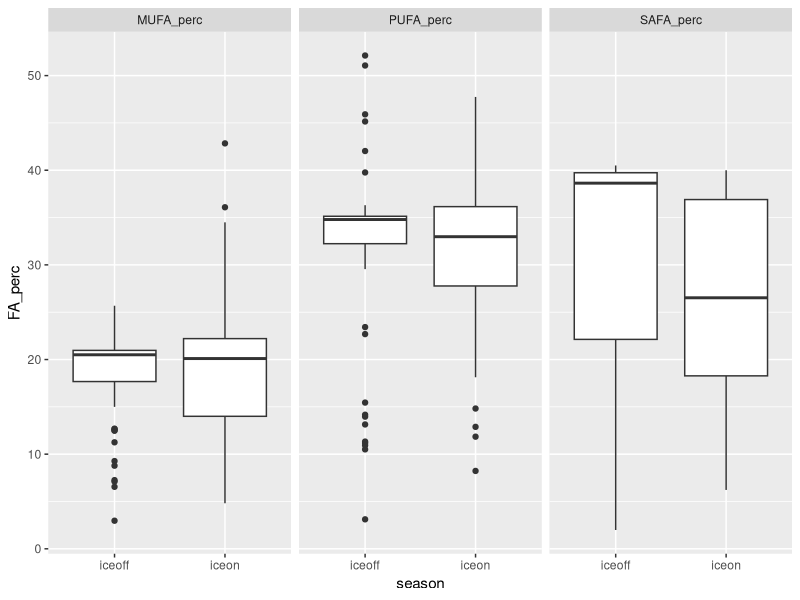
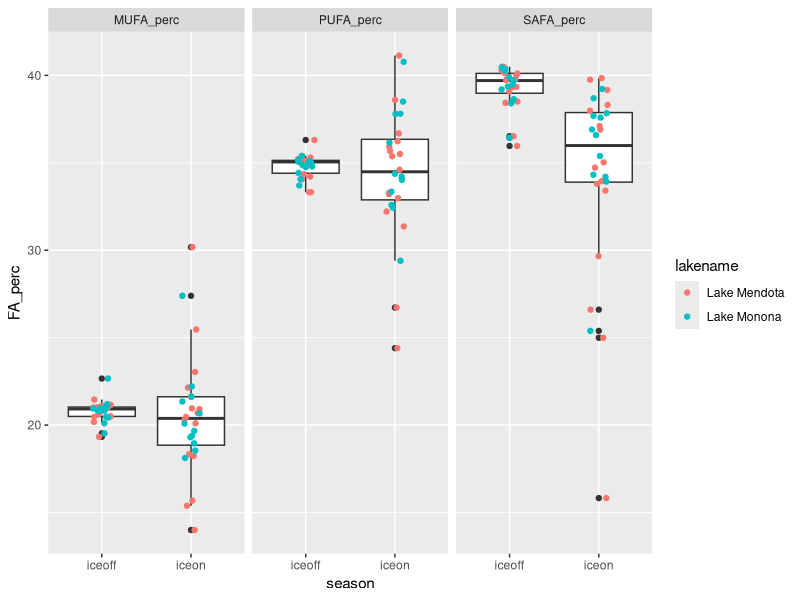
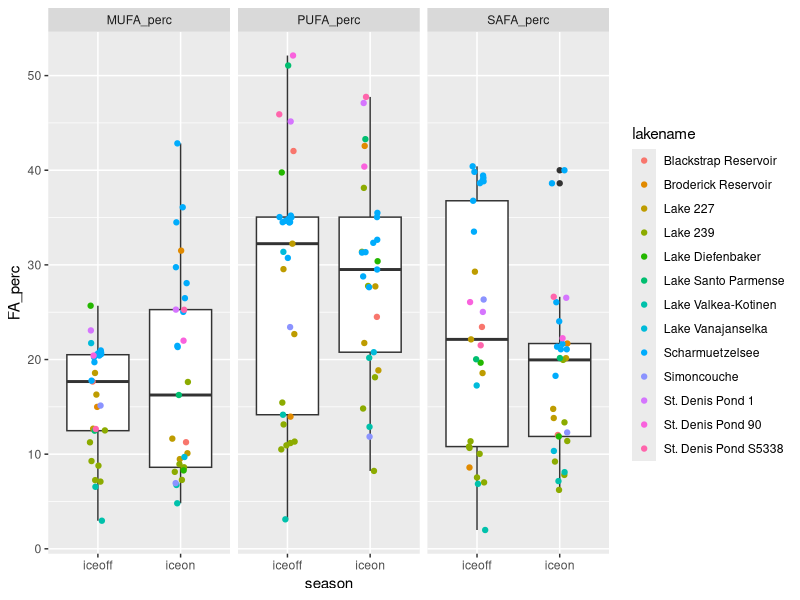
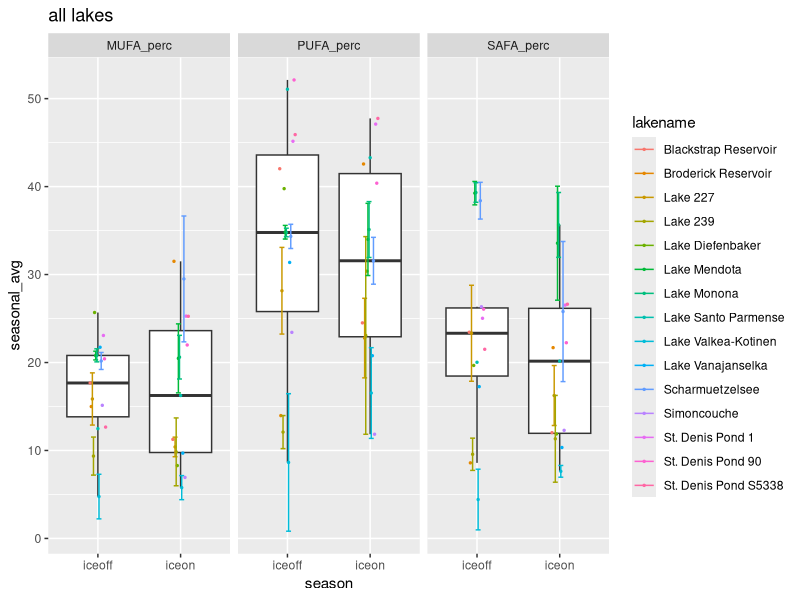
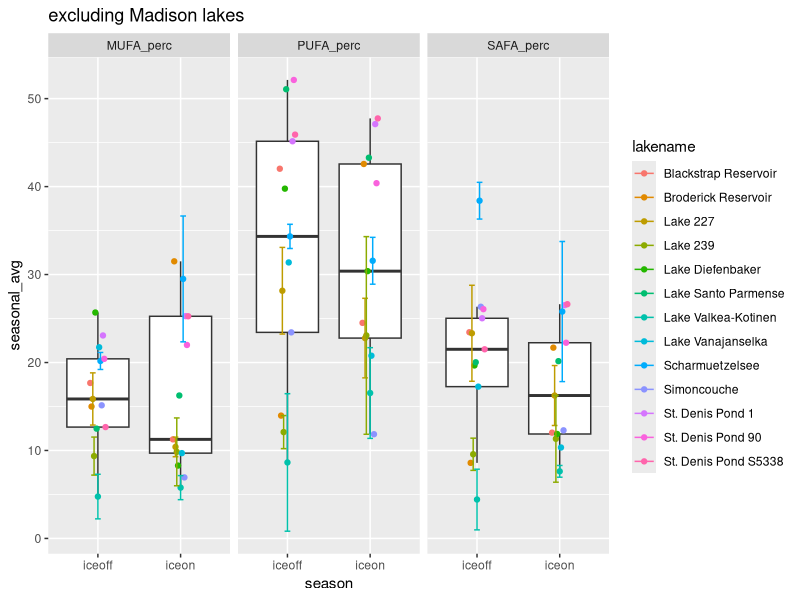
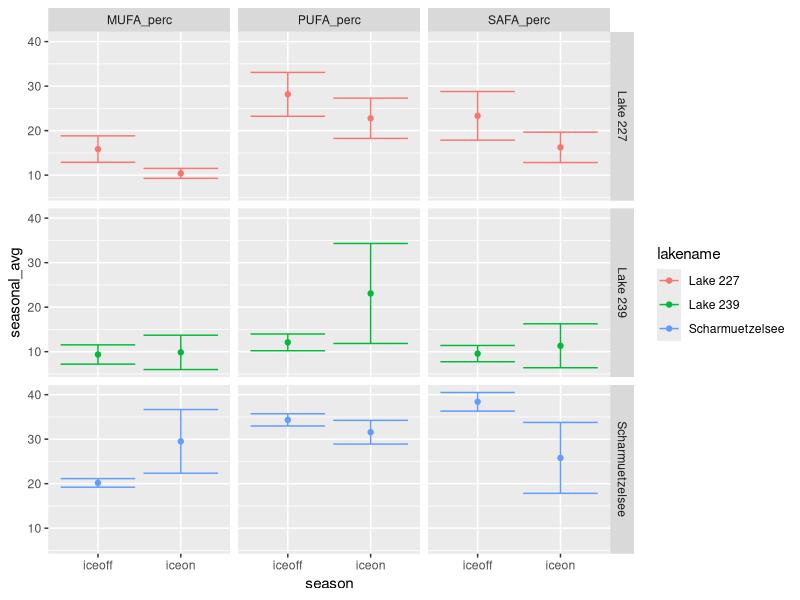
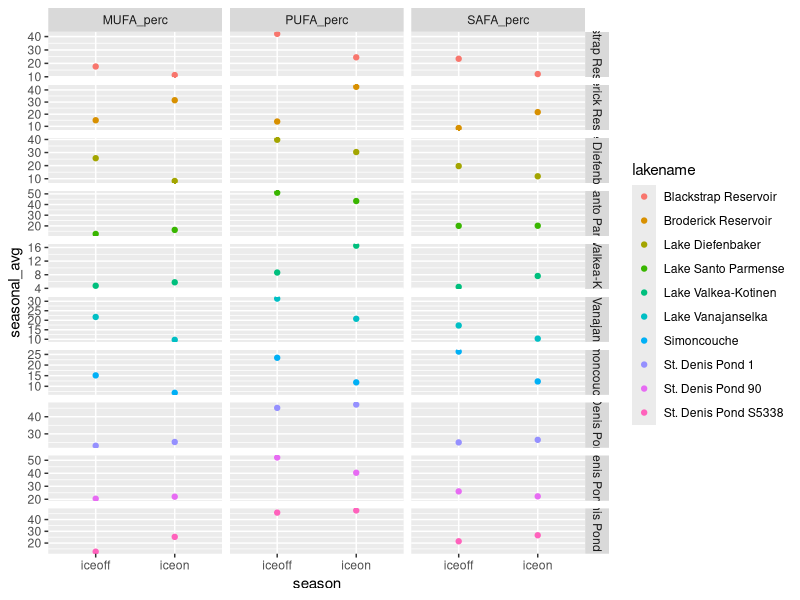

Write R code to recreate these figures, in order.
# Script to look at fatty acids profile under ice vs summer stratification
# uses Hampton et al. ecology under lake ice dataset (ecology letters)
# and Galloway et al PLoS one paper fatty acid dataset

#libraries
library(dplyr)
library(reshape2)
library(tidyr)
library(ggplot2)

#===========================================================================
# ----> read in ecology under lake ice dataset and FA dataset
#===========================================================================

euli_orig <- read.csv("../Data/under_ice_data.csv", stringsAsFactors = FALSE)

fa_orig <- read.csv("../Data/PLoS_supp/S1_Dataset.csv", stringsAsFactors = FALSE)

#===========================================================================
# ----> wrangle ice phyto data
#===========================================================================

euli <- euli_orig %>% 
  #keep only columns of potential interest
  select(year, season, researcher, lakename, stationname, poolstation, lakeregloc, lakecountry,
         startday, startmonth, startyear, endday, endmonth, endyear,
         iceduration, fadata, avesecchidepth, avechla, 
         phytomethod, avephytomass, avephytocount,
         propchloro, propcrypto, propcyano, propdiatom, propdiatom, propotherphyto) %>% 
  #only interested when *not* all NA for phyto props
  filter(!(is.na(propchloro) & is.na(propcrypto) & is.na(propcyano) & 
           is.na(propdiatom) & is.na(propdiatom) & is.na(propotherphyto)))

#some lakes have multiple stations within lake
euli %>% 
  group_by(lakename) %>% 
  summarize(n = n_distinct(stationname)) %>% 
  filter(n > 1) %>% 
  as.data.frame()
#               lakename n
# 1 Blackstrap Reservoir 2
# 2     Lake Diefenbaker 3

euli %>% 
  group_by(lakename) %>% 
  summarize(n = n_distinct(poolstation)) %>% 
  as.data.frame() %>% 
  filter(n > 1)

#1:1 match lakename:poolstation
# filter(euli, lakename %in% c("Blackstrap Reservoir", "Lake Diefenbaker")) %>% select(lakename, stationname, poolstation)

#aggregate to lake/poolstation
euli_lakes_phytos <- euli %>% 
  #start by looking just at pytos, can circle back to incorporate snow/ice/secchi etc.
  select(year, season, lakename, poolstation, 
         propchloro, propcrypto, propcyano, propdiatom, propotherphyto) %>% 
  #group and aggregate
  group_by(lakename, poolstation, year, season) %>% 
  summarize(prop_chloro = mean(propchloro, na.rm = TRUE),
            prop_crypto = mean(propcrypto, na.rm = TRUE),
            prop_cyano = mean(propcyano, na.rm = TRUE),
            prop_diatom = mean(propdiatom, na.rm = TRUE),
            prop_other = mean(propotherphyto, na.rm = TRUE)) %>% 
  ungroup() %>% 
  as.data.frame()
  
summary(euli_lakes_phytos) #40 NA in crypto
str(euli_lakes_phytos) #205

#going to start by using only lakes with *NO NAs* for phytos
euli_phytos_complete <- euli_lakes_phytos %>% 
  filter(!(is.na(prop_chloro) | is.na(prop_crypto) | is.na(prop_cyano) | 
             is.na(prop_diatom) | is.na(prop_other)))
#158 obvs - only "complete" phyto profiles

#24 lakes in total
unique(euli_phytos_complete$lakename) 

#what's the temporal coverage?
#only want ones with matching iceon/iceoff
euli_phytos_complete %>% 
  group_by(lakename) %>% 
  summarize(seasons = n_distinct(season)) %>% 
  as.data.frame() %>% 
  arrange(seasons)

#identity lakes with both seasons per year
multi_seasons <- euli_phytos_complete %>% 
  group_by(lakename, year) %>% 
  summarize(seasons = n_distinct(season)) %>% 
  as.data.frame() %>% 
  arrange(seasons) %>% 
  filter(seasons > 1) %>% 
  mutate(lakeyear = paste(lakename, year, sep = "_"))

#keep only those lake/year/seasons
euli_phytos_complete_matching <- euli_phytos_complete %>% 
  mutate(lakeyear = paste(lakename, year, sep = "_")) %>% 
  filter(lakeyear %in% multi_seasons$lakeyear)

#make sure 1:1 match (i.e., iceon/iceoff in single year for lake - no missing pairs singles)
# euli_phytos_complete_matching %>% 
#   group_by(lakename, year) %>% 
#   summarize(n = n_distinct(season)) %>% 
#   filter(n != 2)
#correct

# filter(euli_phytos_complete, lakename == "Saanajarvi")
# filter(euli, lakename == "Saanajarvi")
#yep...being true to the data, we ignore Saanajarvi
#I think it's actually a goof in the euli data, 
#but moving forward without it...

#check out remaining
str(euli_phytos_complete_matching)
str(unique(euli_phytos_complete_matching$lakename)) 
#15 lakes

#temporal coverage
lake_years <- euli_phytos_complete_matching %>% 
  group_by(lakename) %>% 
  summarize(yrs = n_distinct(year)) %>% 
  arrange(yrs) %>% 
  as.data.frame()
#                lakename yrs
# 1  Blackstrap Reservoir   1
# 2   Broderick Reservoir   1
# 3      Lake Diefenbaker   1
# 4   Lake Santo Parmense   1
# 5     Lake Vanajanselka   1
# 6           Simoncouche   1
# 7      St. Denis Pond 1   1
# 8     St. Denis Pond 90   1
# 9  St. Denis Pond S5338   1
# 10  Lake Valkea-Kotinen   2
# 11             Lake 227   3
# 12             Lake 239   6
# 13      Scharmuetzelsee   9
# 14          Lake Monona  12
# 15         Lake Mendota  16

#may be interested in lakes with >= 3 years down the road
lake_years_3more <- filter(lake_years, yrs >= 3)

#make long to be equivalent to FA data
phytos_long <- euli_phytos_complete_matching %>% 
  select(-poolstation, -lakeyear) %>% 
  melt(id.vars = c("lakename", "year", "season")) %>% 
  rename(phyto_group = variable, prop = value)

#remove prop from group name
phytos_long$phyto_group <- gsub("prop_", "", phytos_long$phyto_group)

unique(phytos_long$phyto_group)
# "chloro"     "crypto"     "cyano"      "diatom"     "otherphyto"


#===========================================================================
# ----> wrangle FA data
#===========================================================================

fa <- fa_orig %>% 
  #only fresh water
  filter(Salinity == 0) %>% 
  #only proportional data
  filter(Data == "prop") %>% 
  #for now, don't care about experimental info
  select(Group, Class, Order, Genus, species,
         sumSAFA, sumMUFA, sumPUFA,
         c18.2w6, c18.3w6, c18.3w3,
         c18.4w3, c18.5w3, 
         c20.4w6, c20.5w3, c22.6w3)

unique(fa$Group)
# "Cyanobacteria" "Chlorophyta"   "Ochrophyta"    "Cryptophyta"   "Dinophyta"     "Euglenozoa"    "Rhodophyta"  

#crosswalk to match euli to FA
fa_equiv <- fa %>% 
  #crypto, chloro, cyano are direct matches
  mutate(fa_group = ifelse(Group == "Cryptophyta", "crypto", NA),
         fa_group = ifelse(Group == "Chlorophyta", "chloro", fa_group),
         fa_group = ifelse(Group == "Cyanobacteria", "cyano", fa_group),
         #diatoms are everything in these 3 classes in FA data
         fa_group = ifelse(Class %in% c("Bacillariophyceae", "Fragilariophyceae", "Coscinodiscophyceae"),
                           "diatom", fa_group),
         #other phyto = average of all else in FA data
         fa_group = ifelse(is.na(fa_group), "otherphyto", fa_group))

# fa_equiv %>% 
#   select(Group, fa_group) %>% 
#   unique()
# 
# fa_equiv %>% 
#   select(Group, Class, fa_group) %>% 
#   unique()


#===========================================================================
# ----> aggregate FA data
#===========================================================================

#aggregate to level of fa_group (average)

fa_group_avgs <- fa_equiv %>% 
  group_by(fa_group) %>% 
  summarize(grp_avg_sumSAFA = mean(sumSAFA, na.rm = TRUE),
            grp_avg_sumMUFA = mean(sumMUFA, na.rm = TRUE),
            grp_avg_sumPUFA = mean(sumPUFA, na.rm = TRUE),
            grp_avg_c18.2w6 = mean(c18.2w6, na.rm = TRUE),
            grp_avg_c18.3w6 = mean(c18.3w6, na.rm = TRUE),
            grp_avg_c18.3w3 = mean(c18.3w3, na.rm = TRUE),
            grp_avg_c18.4w3 = mean(c18.4w3, na.rm = TRUE),
            grp_avg_c18.5w3 = mean(c18.5w3, na.rm = TRUE),
            grp_avg_c20.4w6 = mean(c20.4w6, na.rm = TRUE),
            grp_avg_c20.5w3 = mean(c20.5w3, na.rm = TRUE),
            grp_avg_c22.6w3 = mean(c22.6w3, na.rm = TRUE)) %>% 
  as.data.frame()

fa_group_avgs

#===========================================================================
# ----> combine EULI and FA datasets
#===========================================================================

head(phytos_long) #lake, year, season, group, prop
head(fa_group_avgs) #group, FAs

#combine euli and FA - have group, proportion, and FA data
full_dat <- merge(phytos_long, fa_group_avgs, 
                  by.x = "phyto_group", by.y = "fa_group", 
                  all.x = TRUE)

# From LTER FA script:
# What we want is "what are the average proportions of SAFA, MUFA, PUFA 
# present in the community, irrespective of total biomass?" 
# (i.e. we know there is higher biomass in summer - the Circus Circus buffet)
# SH: pretty sure that what we want then is:(biomass_dry_weight * sumSAFA)/total dry weight
# This is already a proportion (biomass/total) so can do prop * FA

#weight data accordingly
full_dat_weighted <- full_dat %>% 
  #prop phyto (already biomass/total biomass) * prop FA
  mutate(sumSAFA_prop = grp_avg_sumSAFA * prop,
         sumMUFA_prop = grp_avg_sumMUFA * prop, 
         sumPUFA_prop = grp_avg_sumPUFA * prop,
         prop_c18.2w6 = grp_avg_c18.2w6 * prop,
         prop_c18.3w6 = grp_avg_c18.3w6 * prop,
         prop_c18.3w3 = grp_avg_c18.3w3 * prop,
         prop_c18.4w3 = grp_avg_c18.4w3 * prop,
         prop_c18.5w3 = grp_avg_c18.5w3 * prop,
         prop_c20.4w6 = grp_avg_c20.4w6 * prop,
         prop_c20.5w3 = grp_avg_c20.5w3 * prop,
         prop_c22.6w3 = grp_avg_c22.6w3 * prop) %>% 
  #keep only columns of interest
  #for now, only SAFA, MUFA, PUFA
  select(lakename, year, season, phyto_group, 
         sumSAFA_prop, sumMUFA_prop, sumPUFA_prop,
         prop_c18.2w6,prop_c18.3w6,  prop_c18.3w3,
         prop_c18.4w3, prop_c18.5w3,
         prop_c20.4w6, prop_c20.5w3, 
         prop_c22.6w3)

#sum within lake/time point (get community-level FA)
full_dat_weighted_comm <- full_dat_weighted %>% 
  group_by(lakename, year, season) %>% 
  #sum across phyto groups
  summarize(MUFA_perc = sum(sumMUFA_prop, na.rm = TRUE),
            PUFA_perc = sum(sumPUFA_prop, na.rm = TRUE),
            SAFA_perc = sum(sumSAFA_prop, na.rm = TRUE),
            perc_c18.2w6 = sum(prop_c18.2w6, na.rm = TRUE),
            perc_c18.3w6 = sum(prop_c18.3w6, na.rm = TRUE),
            perc_c18.3w3 = sum(prop_c18.3w3, na.rm = TRUE),
            perc_c18.4w3 = sum(prop_c18.4w3, na.rm = TRUE),
            perc_c18.5w3 = sum(prop_c18.5w3, na.rm = TRUE),
            perc_c20.4w6 = sum(prop_c20.4w6, na.rm = TRUE),
            perc_c20.5w3 = sum(prop_c20.5w3, na.rm = TRUE),
            perc_c22.6w3 = sum(prop_c22.6w3, na.rm = TRUE)) %>% 
  as.data.frame()

#this format matches LTER_FA_20180217 
#(detailed look at lakes ME/MO)

head(full_dat_weighted_comm)

#make a verion with one point per lake/season (aggregate across years)
#include standard deviation as measure of variance, as well as count
full_dat_weighted_comm_agg <- full_dat_weighted_comm %>% 
  group_by(lakename, season) %>% 
  #using __ so can separate later
  summarize(n_years = n_distinct(year),
            seasonal_avg__MUFA_perc = mean(MUFA_perc, na.rm = TRUE),
            sd__MUFA_perc = sd(MUFA_perc, na.rm = TRUE),
            seasonal_avg__PUFA_perc = mean(PUFA_perc, na.rm = TRUE),
            sd__PUFA_perc = sd(PUFA_perc, na.rm = TRUE),
            seasonal_avg__SAFA_perc = mean(SAFA_perc, na.rm = TRUE),
            sd__SAFA_perc = sd(SAFA_perc, na.rm = TRUE),
            
            seasonal_avg__c18.2w6 = sum(perc_c18.2w6, na.rm = TRUE),
            seasonal_avg__c18.3w6 = sum(perc_c18.3w6, na.rm = TRUE),
            seasonal_avg__c18.3w3 = sum(perc_c18.3w3, na.rm = TRUE),
            seasonal_avg__c18.4w3 = sum(perc_c18.4w3, na.rm = TRUE),
            seasonal_avg__c18.5w3 = sum(perc_c18.5w3, na.rm = TRUE),
            seasonal_avg__c20.4w6 = sum(perc_c20.4w6, na.rm = TRUE),
            seasonal_avg__c20.5w3 = sum(perc_c20.5w3, na.rm = TRUE),
            seasonal_avg__c22.6w3 = sum(perc_c22.6w3, na.rm = TRUE),
            
            sd__c18.2w6 = sd(perc_c18.2w6, na.rm = TRUE),
            sd__c18.3w6 = sd(perc_c18.3w6, na.rm = TRUE),
            sd__c18.3w3 = sd(perc_c18.3w3, na.rm = TRUE),
            sd__c18.4w3 = sd(perc_c18.4w3, na.rm = TRUE),
            sd__c18.5w3 = sd(perc_c18.5w3, na.rm = TRUE),
            sd__c20.4w6 = sd(perc_c20.4w6, na.rm = TRUE),
            sd__c20.5w3 = sd(perc_c20.5w3, na.rm = TRUE),
            sd__c22.6w3 = sd(perc_c22.6w3, na.rm = TRUE)) %>% 
  as.data.frame()

#===========================================================================
# ----> look at ALL lakes/years/seasons
#===========================================================================

#make long for plotting
dat_long_full_points <- full_dat_weighted_comm %>% 
  melt(id.vars = c("lakename", "year", "season")) %>% 
  rename(FA_type = variable, FA_perc = value)

# ----> plot for all lakes
ggplot(filter(dat_long_full_points, FA_type %in% c("MUFA_perc", "PUFA_perc", "SAFA_perc")),
              aes(season, FA_perc)) +
  geom_boxplot() +
  #geom_jitter(aes(color = lakename), width = 0.1, size = 1) +
  facet_wrap(~FA_type)

#what do anovas say for all lakes?
mufa1 <- aov(FA_perc ~ season, dat = filter(dat_long_full_points, FA_type == "MUFA_perc"))
summary(mufa1) #p=0.417

pufa1 <- aov(FA_perc ~ season, dat = filter(dat_long_full_points, FA_type == "PUFA_perc"))
summary(pufa1) #p=0.962

safa1 <- aov(FA_perc ~ season, dat = filter(dat_long_full_points, FA_type == "SAFA_perc"))
summary(safa1) #p=0.0255 *
#SAFA signif higher in summer


# ----> check just ME/MO 
ggplot(filter(dat_long_full_points, lakename %in% c("Lake Mendota", "Lake Monona") &
                FA_type %in% c("MUFA_perc", "PUFA_perc", "SAFA_perc")), 
       aes(season, FA_perc)) +
  geom_boxplot() +
  geom_jitter(aes(color = lakename), width = 0.1) +
  facet_wrap(~FA_type)
#SAFA more extreme


# ----> removing ME/MO
ggplot(filter(dat_long_full_points, !(lakename %in% c("Lake Mendota", "Lake Monona")) &
                FA_type %in% c("MUFA_perc", "PUFA_perc", "SAFA_perc")), 
       aes(season, FA_perc)) +
  geom_boxplot() +
  geom_jitter(aes(color = lakename), width = 0.1) +
  facet_wrap(~FA_type)
#pretty wide spread

#what do anovas say when remove ME/MO?
mufa2 <- aov(FA_perc ~ season, dat = filter(dat_long_full_points, FA_type == "MUFA_perc" &
                                              !(lakename %in% c("Lake Mendota", "Lake Monona"))))
summary(mufa2) #p=0.324

pufa2 <- aov(FA_perc ~ season, dat = filter(dat_long_full_points, FA_type == "PUFA_perc" &
                                              !(lakename %in% c("Lake Mendota", "Lake Monona"))))
summary(pufa2) #p=0.962

safa2 <- aov(FA_perc ~ season, dat = filter(dat_long_full_points, FA_type == "SAFA_perc" &
                                              !(lakename %in% c("Lake Mendota", "Lake Monona"))))
summary(safa2) #p=0.0859
#none signif


#===========================================================================
# ----> look at lakes aggregated to seasons across years
#===========================================================================

#make long
dat_long_seasonal_points <- full_dat_weighted_comm_agg %>% 
  #make long
  melt(id.vars = c("lakename", "season", "n_years")) %>% 
  #split variable column name
  separate(variable, into = c("agg_type", "FA_type"), sep = "__") %>% 
  #make wide so have column for avg and sd
  dcast(lakename + season + n_years + FA_type ~ agg_type, value.var = "value")
  
# ----> plot for all lakes
ggplot(filter(dat_long_seasonal_points, FA_type %in% c("MUFA_perc", "PUFA_perc", "SAFA_perc")),
              aes(season, seasonal_avg)) +
  #ignore outlier sofr boxplots only
  geom_boxplot(outlier.shape = NA) +
  geom_point(aes(group = lakename, color = lakename), position = position_dodge(width = 0.2), size = 0.5) +
  geom_errorbar(aes(x = season, ymin = seasonal_avg - sd, ymax = seasonal_avg + sd,
                    color = lakename, 
                    group = lakename),
                position = position_dodge(width = 0.2)) +
  # geom_pointrange(aes(x = season, y = seasonal_avg, 
  #                     ymin = seasonal_avg - sd, ymax = seasonal_avg + sd)) +
  facet_wrap(~FA_type) +
  ggtitle("all lakes")

#anova for all lakes, aggregate to one point per lake/season across years
mufa3 <- aov(seasonal_avg ~ season, dat = filter(dat_long_seasonal_points, FA_type == "MUFA_perc"))
summary(mufa3) #p=0.949

pufa3 <- aov(seasonal_avg ~ season, dat = filter(dat_long_seasonal_points, FA_type == "PUFA_perc"))
summary(pufa3) #p=0.709

safa3 <- aov(seasonal_avg ~ season, dat = filter(dat_long_seasonal_points, FA_type == "SAFA_perc"))
summary(safa3) #p=0.374
#none signif

# ----> ignore mendota/monona
ggplot(filter(dat_long_seasonal_points, 
              FA_type %in% c("MUFA_perc", "PUFA_perc", "SAFA_perc") &
                !(lakename %in% c("Lake Mendota", "Lake Monona"))), 
              aes(season, seasonal_avg)) +
  geom_boxplot(outlier.shape = NA) +
  geom_point(aes(color = lakename, group = lakename), position = position_dodge(width = 0.2)) +
  geom_errorbar(aes(x = season, ymin = seasonal_avg - sd, ymax = seasonal_avg + sd,
                    color = lakename, group = lakename),
                position = position_dodge(width = 0.2)) +
  facet_wrap(~FA_type) +
  ggtitle("excluding Madison lakes")

mufa4 <- aov(seasonal_avg ~ season, dat = filter(dat_long_seasonal_points, FA_type == "MUFA_perc" & 
                                              !(lakename %in% c("Lake Mendota", "Lake Monona"))))
summary(mufa4) #p=0.959

pufa4 <- aov(seasonal_avg ~ season, dat = filter(dat_long_seasonal_points, FA_type == "PUFA_perc" &
                                              !(lakename %in% c("Lake Mendota", "Lake Monona"))))
summary(pufa4) #p=0.716

safa4 <- aov(seasonal_avg ~ season, dat = filter(dat_long_seasonal_points, FA_type == "SAFA_perc" &
                                              !(lakename %in% c("Lake Mendota", "Lake Monona"))))
summary(safa4) #p=0.346
#none signif


# ----> lakes with >3 years matching
ggplot(filter(dat_long_seasonal_points, 
              FA_type %in% c("MUFA_perc", "PUFA_perc", "SAFA_perc") &
              lakename %in% lake_years_3more$lakename & 
                !(lakename %in% c("Lake Mendota", "Lake Monona"))), 
       aes(season, seasonal_avg)) +
  geom_point(aes(color = lakename, group = lakename), position = position_dodge(width = 0.2)) +
  geom_errorbar(aes(x = season, ymin = seasonal_avg - sd, ymax = seasonal_avg + sd,
                    color = lakename, group = lakename),
                position = position_dodge(width = 0.2)) +
  facet_grid(lakename~FA_type)
#not seeing really consistent trends


# ----> just the <3 years lakes
ggplot(filter(dat_long_seasonal_points, 
              FA_type %in% c("MUFA_perc", "PUFA_perc", "SAFA_perc") &
                !(lakename %in% lake_years_3more$lakename) & 
                !(lakename %in% c("Lake Mendota", "Lake Monona"))), 
       aes(season, seasonal_avg)) +
  geom_point(aes(color = lakename, group = lakename), position = position_dodge(width = 0.2)) +
  facet_grid(lakename~FA_type, scales = "free")

#not seeing consistent trends
